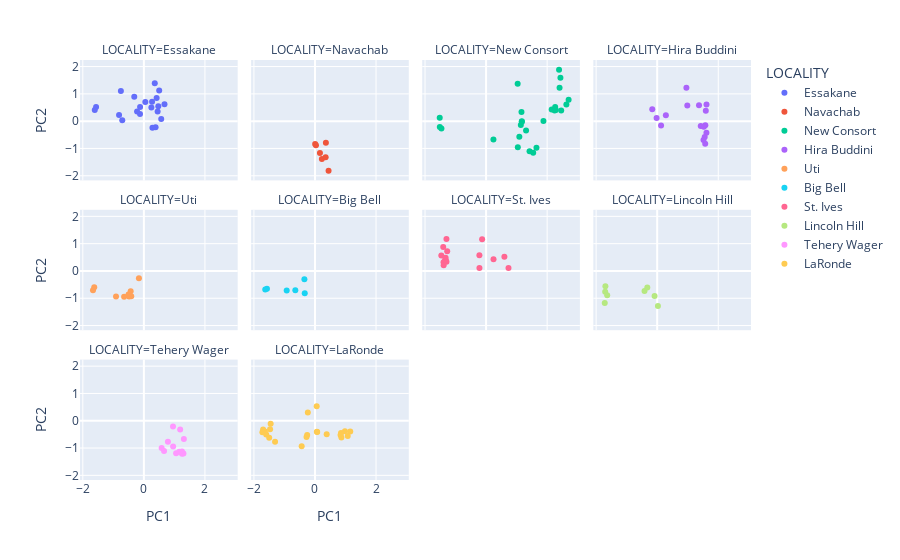

Notebook code cell kept with this figure:
### Code cell
fig = px.scatter(pc_aggregated_2, x='PC1', y='PC2', color='LOCALITY', facet_col='LOCALITY', facet_col_wrap=4)
fig.show()

### Figure 1 — Plotly figure (JSON) as saved in the notebook; plotly's stock layout.template omitted (floating-point values rounded to 4 significant figures)
{"data": [{"hovertemplate": "LOCALITY=Essakane<br>PC1=%{x}<br>PC2=%{y}<extra></extra>", "legendgroup": "Essakane", "marker": {"color": "#636efa", "symbol": "circle"}, "mode": "markers", "name": "Essakane", "orientation": "v", "showlegend": true, "type": "scatter", "x": [-0.7079, 0.5681, -0.813, 0.0471, 0.4728, 0.5014, -1.608, 0.357, 0.4506, -1.566, 0.6744, 0.4176, -0.3151, -0.1267, 0.3833, 0.2812, -0.1244, 0.2683, 0.2457, -0.7529, -0.2225], "xaxis": "x9", "y": [0.03041, 0.08276, 0.2295, 0.699, 0.545, 1.121, 0.4082, 1.386, 0.3567, 0.5171, 0.6228, 0.8482, 0.8959, 0.2657, -0.2203, -0.2428, 0.5177, 0.7135, 0.503, 1.106, 0.3534], "yaxis": "y9"}, {"hovertemplate": "LOCALITY=Navachab<br>PC1=%{x}<br>PC2=%{y}<extra></extra>", "legendgroup": "Navachab", "marker": {"color": "#EF553B", "symbol": "circle"}, "mode": "markers", "name": "Navachab", "orientation": "v", "showlegend": true, "type": "scatter", "x": [0.357, 0.2257, 0.005461, 0.445, 0.03182, 0.1623, 0.349], "xaxis": "x10", "y": [-0.792, -1.387, -0.8392, -1.812, -0.8828, -1.163, -1.319], "yaxis": "y10"}, {"hovertemplate": "LOCALITY=New Consort<br>PC1=%{x}<br>PC2=%{y}<extra></extra>", "legendgroup": "New Consort", "marker": {"color": "#00cc96", "symbol": "circle"}, "mode": "markers", "name": "New Consort", "orientation": "v", "showlegend": true, "type": "scatter", "x": [1.089, 1.423, 1.159, 1.65, 1.31, 1.039, 1.138, 1.543, 2.283, 2.245, 1.034, 2.149, 2.407, 2.263, 2.435, 2.266, 2.39, 2.63, 2.703, 2.46, 1.879, 1.172, -1.463, 1.169, 0.2407, -1.519, -1.516], "xaxis": "x11", "y": [-0.5719, -1.106, 0.3357, -0.9761, -0.3468, -0.9562, -0.1388, -1.157, 0.4103, 0.3942, 1.367, 0.4304, 1.22, 0.5169, 1.594, 0.419, 1.882, 0.6116, 0.7828, 0.392, 0.009417, -0.0187, -0.266, -0.003997, -0.668, 0.1234, -0.2131], "yaxis": "y11"}, {"hovertemplate": "LOCALITY=Hira Buddini<br>PC1=%{x}<br>PC2=%{y}<extra></extra>", "legendgroup": "Hira Buddini", "marker": {"color": "#ab63fa", "symbol": "circle"}, "mode": "markers", "name": "Hira Buddini", "orientation": "v", "showlegend": true, "type": "scatter", "x": [0.2841, 0.1271, 0.9569, 0.9863, -0.0196, -0.1613, 1.612, 1.427, 1.615, 1.577, 1.592, 1.573, 1.526, 1.556, 1.37, 1.517], "xaxis": "x12", "y": [0.2187, -0.1559, 1.224, 0.5725, 0.1187, 0.4328, -0.4219, -0.1819, 0.6111, -0.1511, 0.384, -0.8267, -0.2038, -0.5817, 0.5818, -0.6921], "yaxis": "y12"}, {"hovertemplate": "LOCALITY=Uti<br>PC1=%{x}<br>PC2=%{y}<extra></extra>", "legendgroup": "Uti", "marker": {"color": "#FFA15A", "symbol": "circle"}, "mode": "markers", "name": "Uti", "orientation": "v", "showlegend": true, "type": "scatter", "x": [-0.4325, -0.647, -1.626, -0.4134, -0.1624, -0.484, -0.9125, -1.667, -0.503], "xaxis": "x5", "y": [-0.7446, -0.9491, -0.597, -0.9249, -0.267, -0.9316, -0.9395, -0.7082, -0.8629], "yaxis": "y5"}, {"hovertemplate": "LOCALITY=Big Bell<br>PC1=%{x}<br>PC2=%{y}<extra></extra>", "legendgroup": "Big Bell", "marker": {"color": "#19d3f3", "symbol": "circle"}, "mode": "markers", "name": "Big Bell", "orientation": "v", "showlegend": true, "type": "scatter", "x": [-0.9261, -0.3468, -0.3355, -0.644, -1.573, -1.629], "xaxis": "x6", "y": [-0.713, -0.3079, -0.8126, -0.705, -0.6541, -0.6787], "yaxis": "y6"}, {"hovertemplate": "LOCALITY=St. Ives<br>PC1=%{x}<br>PC2=%{y}<extra></extra>", "legendgroup": "St. Ives", "marker": {"color": "#FF6692", "symbol": "circle"}, "mode": "markers", "name": "St. Ives", "orientation": "v", "showlegend": true, "type": "scatter", "x": [0.7338, -1.394, -1.32, -1.346, -0.1302, -1.298, -1.298, 0.5998, -0.2189, -1.274, -1.466, -0.2175, -1.404, -1.326, 0.2436, -1.39], "xaxis": "x7", "y": [0.1038, 0.3198, 0.3938, 0.3897, 1.157, 0.3392, 1.171, 0.525, 0.576, 0.7232, 0.5627, 0.1083, 0.8805, 0.4809, 0.4283, 0.2122], "yaxis": "y7"}, {"hovertemplate": "LOCALITY=Lincoln Hill<br>PC1=%{x}<br>PC2=%{y}<extra></extra>", "legendgroup": "Lincoln Hill", "marker": {"color": "#B6E880", "symbol": "circle"}, "mode": "markers", "name": "Lincoln Hill", "orientation": "v", "showlegend": true, "type": "scatter", "x": [-1.703, -0.3231, -0.08584, -0.415, -1.637, -1.717, -1.697, 0.02417], "xaxis": "x8", "y": [-0.7578, -0.6038, -0.9207, -0.7351, -0.8861, -1.178, -0.5647, -1.284], "yaxis": "y8"}, {"hovertemplate": "LOCALITY=Tehery Wager<br>PC1=%{x}<br>PC2=%{y}<extra></extra>", "legendgroup": "Tehery Wager", "marker": {"color": "#FF97FF", "symbol": "circle"}, "mode": "markers", "name": "Tehery Wager", "orientation": "v", "showlegend": true, "type": "scatter", "x": [0.9546, 1.188, 0.5821, 1.249, 0.7875, 1.248, 0.6606, 0.9584, 1.161, 1.056, 1.31, 1.296], "xaxis": "x", "y": [-0.215, -0.3166, -1.002, -1.207, -0.7735, -1.123, -1.105, -0.9439, -1.14, -1.195, -0.6694, -1.201], "yaxis": "y"}, {"hovertemplate": "LOCALITY=LaRonde<br>PC1=%{x}<br>PC2=%{y}<extra></extra>", "legendgroup": "LaRonde", "marker": {"color": "#FECB52", "symbol": "circle"}, "mode": "markers", "name": "LaRonde", "orientation": "v", "showlegend": true, "type": "scatter", "x": [-0.234, 0.8525, 0.9818, 0.865, 0.0562, 0.3835, 0.07286, -1.308, -1.5, -0.4359, -1.64, -1.699, -1.452, -1.471, -1.598, -1.723, -0.256, -0.277, 0.8368, 0.06104, 1.073, 1.154], "xaxis": "x2", "y": [0.3037, -0.4441, -0.383, -0.6112, 0.5355, -0.498, -0.4152, -0.7679, -0.6188, -0.9313, -0.3981, -0.3164, -0.1135, -0.3085, -0.5001, -0.4213, -0.5181, -0.5925, -0.522, -0.4051, -0.5581, -0.3962], "yaxis": "y2"}], "layout": {"annotations": [{"font": {}, "showarrow": false, "text": "LOCALITY=Tehery Wager", "x": 0.1175, "xanchor": "center", "xref": "paper", "y": 0.2867, "yanchor": "bottom", "yref": "paper"}, {"font": {}, "showarrow": false, "text": "LOCALITY=LaRonde", "x": 0.3725, "xanchor": "center", "xref": "paper", "y": 0.2867, "yanchor": "bottom", "yref": "paper"}, {"font": {}, "showarrow": false, "text": "LOCALITY=Uti", "x": 0.1175, "xanchor": "center", "xref": "paper", "y": 0.6433, "yanchor": "bottom", "yref": "paper"}, {"font": {}, "showarrow": false, "text": "LOCALITY=Big Bell", "x": 0.3725, "xanchor": "center", "xref": "paper", "y": 0.6433, "yanchor": "bottom", "yref": "paper"}, {"font": {}, "showarrow": false, "text": "LOCALITY=St. Ives", "x": 0.6275, "xanchor": "center", "xref": "paper", "y": 0.6433, "yanchor": "bottom", "yref": "paper"}, {"font": {}, "showarrow": false, "text": "LOCALITY=Lincoln Hill", "x": 0.8825, "xanchor": "center", "xref": "paper", "y": 0.6433, "yanchor": "bottom", "yref": "paper"}, {"font": {}, "showarrow": false, "text": "LOCALITY=Essakane", "x": 0.1175, "xanchor": "center", "xref": "paper", "y": 1.0, "yanchor": "bottom", "yref": "paper"}, {"font": {}, "showarrow": false, "text": "LOCALITY=Navachab", "x": 0.3725, "xanchor": "center", "xref": "paper", "y": 1.0, "yanchor": "bottom", "yref": "paper"}, {"font": {}, "showarrow": false, "text": "LOCALITY=New Consort", "x": 0.6275, "xanchor": "center", "xref": "paper", "y": 1.0, "yanchor": "bottom", "yref": "paper"}, {"font": {}, "showarrow": false, "text": "LOCALITY=Hira Buddini", "x": 0.8825, "xanchor": "center", "xref": "paper", "y": 1.0, "yanchor": "bottom", "yref": "paper"}], "legend": {"title": {"text": "LOCALITY"}, "tracegroupgap": 0}, "margin": {"t": 60}, "xaxis": {"anchor": "y", "domain": [0, 0.235], "title": {"text": "PC1"}}, "xaxis10": {"anchor": "y10", "domain": [0.255, 0.49], "matches": "x", "showticklabels": false}, "xaxis11": {"anchor": "y11", "domain": [0.51, 0.745], "matches": "x", "showticklabels": false}, "xaxis12": {"anchor": "y12", "domain": [0.765, 1.0], "matches": "x", "showticklabels": false}, "xaxis2": {"anchor": "y2", "domain": [0.255, 0.49], "matches": "x", "title": {"text": "PC1"}}, "xaxis3": {"anchor": "y3", "domain": [0.51, 0.745], "matches": "x", "title": {"text": "PC1"}}, "xaxis4": {"anchor": "y4", "domain": [0.765, 1.0], "matches": "x", "title": {"text": "PC1"}}, "xaxis5": {"anchor": "y5", "domain": [0, 0.235], "matches": "x", "showticklabels": false}, "xaxis6": {"anchor": "y6", "domain": [0.255, 0.49], "matches": "x", "showticklabels": false}, "xaxis7": {"anchor": "y7", "domain": [0.51, 0.745], "matches": "x", "showticklabels": false}, "xaxis8": {"anchor": "y8", "domain": [0.765, 1.0], "matches": "x", "showticklabels": false}, "xaxis9": {"anchor": "y9", "domain": [0, 0.235], "matches": "x", "showticklabels": false}, "yaxis": {"anchor": "x", "domain": [0, 0.2867], "title": {"text": "PC2"}}, "yaxis10": {"anchor": "x10", "domain": [0.7133, 1.0], "matches": "y", "showticklabels": false}, "yaxis11": {"anchor": "x11", "domain": [0.7133, 1.0], "matches": "y", "showticklabels": false}, "yaxis12": {"anchor": "x12", "domain": [0.7133, 1.0], "matches": "y", "showticklabels": false}, "yaxis2": {"anchor": "x2", "domain": [0, 0.2867], "matches": "y", "showticklabels": false}, "yaxis3": {"anchor": "x3", "domain": [0, 0.2867], "matches": "y", "showticklabels": false}, "yaxis4": {"anchor": "x4", "domain": [0, 0.2867], "matches": "y", "showticklabels": false}, "yaxis5": {"anchor": "x5", "domain": [0.3567, 0.6433], "matches": "y", "title": {"text": "PC2"}}, "yaxis6": {"anchor": "x6", "domain": [0.3567, 0.6433], "matches": "y", "showticklabels": false}, "yaxis7": {"anchor": "x7", "domain": [0.3567, 0.6433], "matches": "y", "showticklabels": false}, "yaxis8": {"anchor": "x8", "domain": [0.3567, 0.6433], "matches": "y", "showticklabels": false}, "yaxis9": {"anchor": "x9", "domain": [0.7133, 1.0], "matches": "y", "title": {"text": "PC2"}}}}
